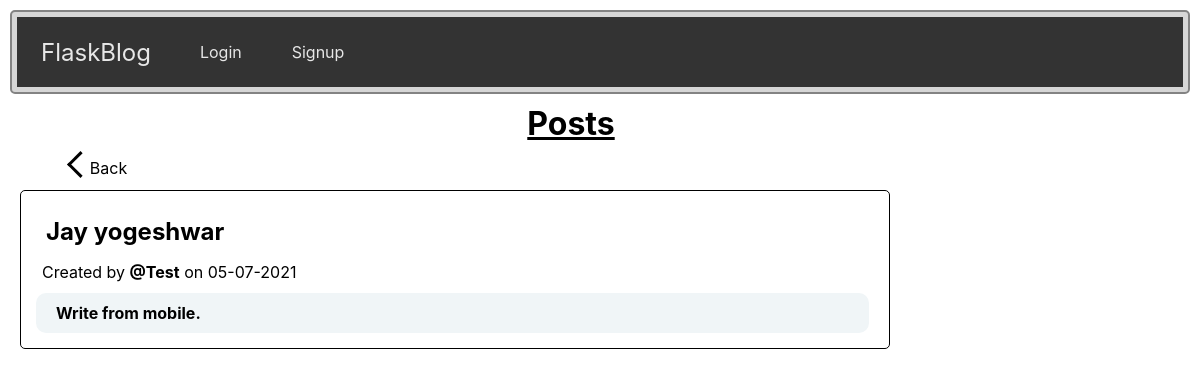
/post/1, run on an earlier commit of the app's database.
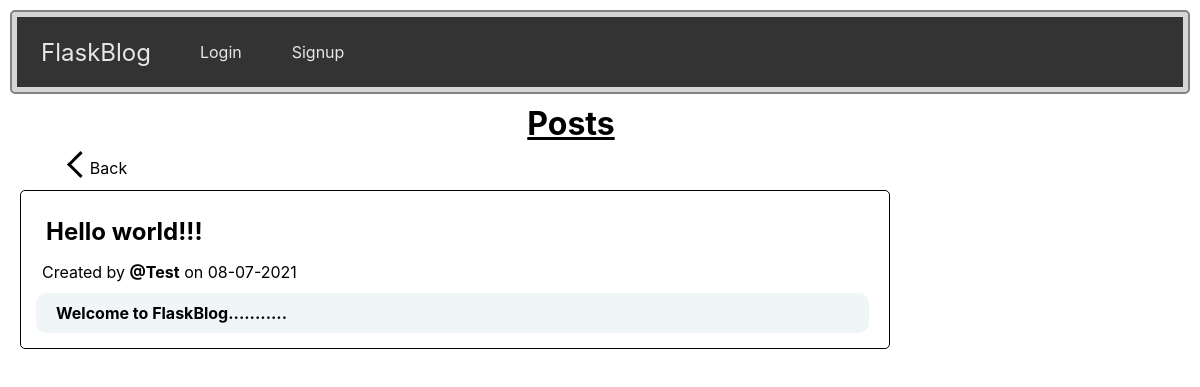
And on a later commit of the database.
### website/models.py (models this page shows)
class Post(db.Model):
    id = db.Column(db.Integer, primary_key=True)
    title = db.Column(db.String(100), nullable= False)
    content = db.Column(db.String(5000), nullable= False)
    created = db.Column(db.DateTime, default=datetime.now())
    user_id = db.Column(db.Integer, db.ForeignKey('user.id'), nullable= False)

class User(db.Model,UserMixin) :
    id = db.Column(db.Integer, primary_key= True)
    name = db.Column(db.String(150), nullable= False)
    email = db.Column(db.String(150), unique= True, nullable= False)
    password = db.Column(db.String(150), nullable= False)
    posts = db.relationship('Post', backref= 'author')

### website/views.py (the view)
@views.route('/post/<int:id>')
def post(id):
    post = Post.query.get_or_404(id)
    return render_template('blog/post.html', post=post,user=current_user)

### website/templates/blog/post.html
{% extends "base.html" %}
{% block header %}
<h1 style="text-align: center; width:75%; margin-left: 10%;">
  {% block title %}Posts{% endblock %}
</h1>
{% endblock %}
{% block content %}
<a href="{{ url_for('views.home') }}">
  <p><i class="arrow left"></i>Back</p>
</a>
<div class="row">
  <div class="leftcolumn">
    <div class="card">
      <h2>{{ post.title.capitalize() }}</h2>
      <p>Created by <strong>@{{ post.author.name.capitalize() }}</strong> on {{ post.created.strftime('%d-%m-%Y') }}</p>
      <h4>{{ post.content}}</h4>
    </div>
  </div>
</div><br>
{% endblock %}

What changed in the data, as far as the page shows it:
changed Post: title "Jay yogeshwar" → "Hello world!!!"; created "05-07-2021" → "08-07-2021"; content "Write from mobile." → "Welcome to FlaskBlog..........."
